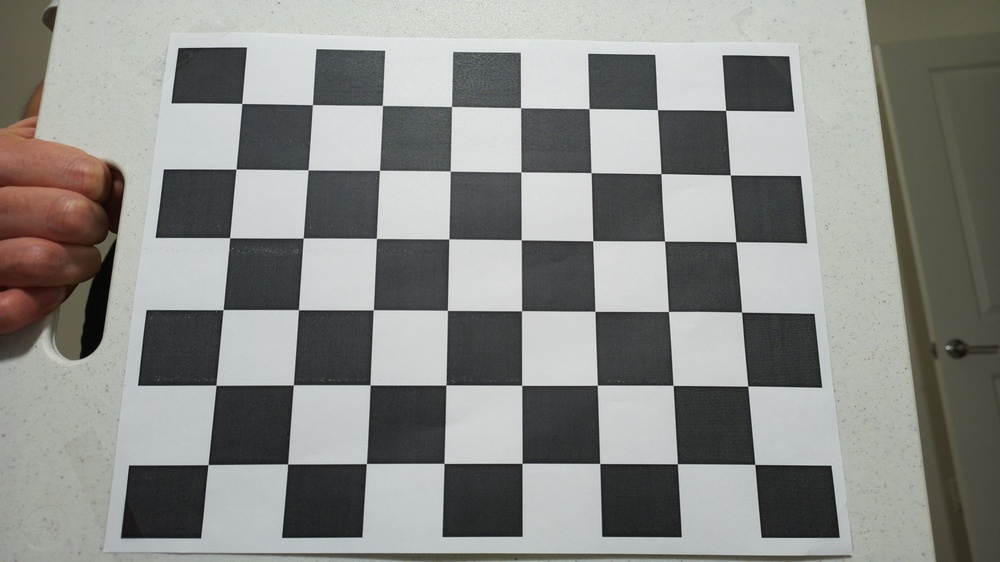
#> input picture opencv/checkerboard_with_distance/cam_30cm.jpg, 1000 x 562 px, shrunk from 4608 x 2592 before the run; its folder holds only this picture in this run
$ python pi_pose_estimation.py
#> lines starting #> are read from the running program, lines starting #| are printed output that depends on the picture; long printed decimals are rounded
import numpy as np
import cv2 as cv
import glob

# Define directory for calibration images
dir_name = 'checkerboard_with_distance'

# Given intrinsic camera matrix and distortion coefficients
camera_matrix = np.array([[1.92425010e+03, 0.00000000e+00, 2.32528385e+03],
                          [0.00000000e+00, 1.93361262e+03, 1.31522043e+03],
                          [0.00000000e+00, 0.00000000e+00, 1.00000000e+00]])
dist_coeffs = np.array([[-0.07092664, 0.12813373, 0.00166277, 0.00033397, -0.07259955]])

# Termination criteria for corner refinement
criteria = (cv.TERM_CRITERIA_EPS + cv.TERM_CRITERIA_MAX_ITER, 30, 0.001)

# Prepare object points for an 8x6 checkerboard
objp = np.zeros((6 * 8, 3), np.float32)
objp[:, :2] = np.mgrid[0:8, 0:6].T.reshape(-1, 2) * 30

# Load images from the specified directory
fnames = glob.glob('./' + dir_name + '/*.jpg')
print(f"Found {len(fnames)} images for pose estimation.")

# Process each image to estimate the pose
for fname in fnames:
    img = cv.imread(fname)
#> img is the input picture: shape (562, 1000, 3); mean B, G, R 135.6, 138.8, 137.8
    gray = cv.cvtColor(img, cv.COLOR_BGR2GRAY)
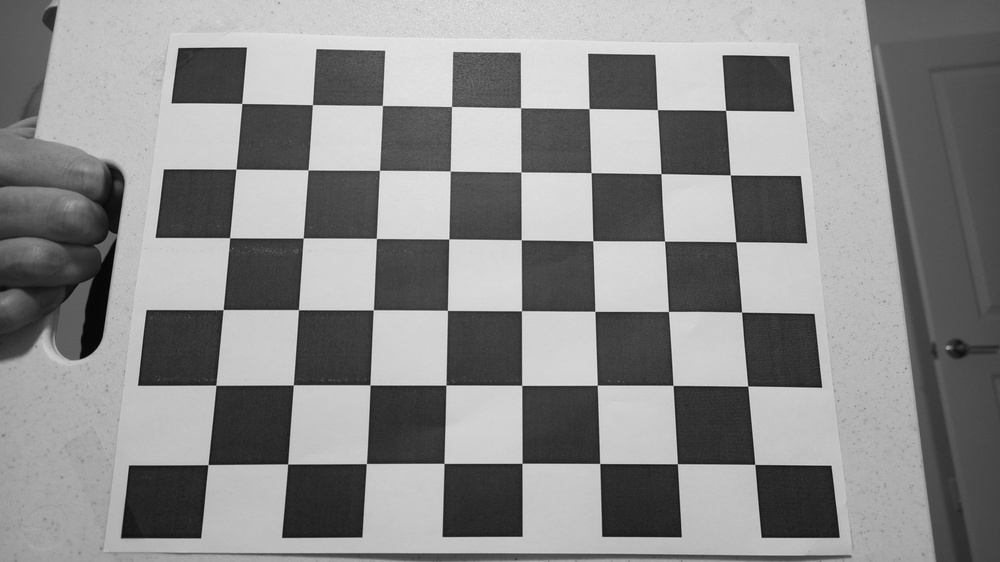
#> gray: shape (562, 1000); min 0, max 239, mean 138.1

    # Find the chessboard corners
    ret, corners = cv.findChessboardCorners(gray, (8, 6), None)
#> ret = True; corners = 48 rows, first 8: [242, 103.2], [312.3, 104.7], [382.3, 105.4], [451.5, 106.5], [520.5, 107.8], [589, 108.6], [657.4, 109.7], [725.7, 110.3]

    if ret:
        # Refine the corner locations
        corners2 = cv.cornerSubPix(gray, corners, (11, 11), (-1, -1), criteria)
#> corners2 = 48 rows, first 8: [241.8, 103.4], [312.4, 104.6], [382.4, 105.4], [451.5, 106.5], [520.6, 107.7], [589.1, 108.6], [657.4, 109.6], [725.6, 110.4]

        # Estimate the pose using solvePnP
        ret, rvecs, tvecs = cv.solvePnP(objp, corners2, camera_matrix, dist_coeffs)
#> rvecs = [1.43, -2.53, -0.0102]; tvecs = [-672.6, -395.6, 609.9]

        # Print the pose values (rotation and translation vectors)
        print(f"Pose for {fname}:")
        print("Rotation Vector:\n", rvecs)
#| Rotation Vector:
#|  [[ 1.433]
#|  [-2.525]
#|  [-0.01021]]
        print("Translation Vector:\n", tvecs)
#| Translation Vector:
#|  [[-672.552]
#|  [-395.550  ]
#|  [ 609.919]]

        # Optionally, draw the axes on the image
        axis = np.float32([[3, 0, 0], [0, 3, 0], [0, 0, -3]]).reshape(-1, 3)
        imgpts, _ = cv.projectPoints(axis, rvecs, tvecs, camera_matrix, dist_coeffs)
#> imgpts = [[405.4, 180.5], [399.8, 190.7], [405.8, 185.3]]

        # Draw the axis on the image
        corner = tuple(corners2[0].ravel().astype(int))
#> corner = (241, 103)
        imgpts = [tuple(pt.ravel().astype(int)) for pt in imgpts]
#> imgpts = [(405, 180), (399, 190), (405, 185)]

        # Draw X, Y, Z axes (RGB: Red, Green, Blue)
        img = cv.line(img, corner, imgpts[0], (255, 0, 0), 5)  # X-axis
        img = cv.line(img, corner, imgpts[1], (0, 255, 0), 5)  # Y-axis
        img = cv.line(img, corner, imgpts[2], (0, 0, 255), 5)  # Z-axis
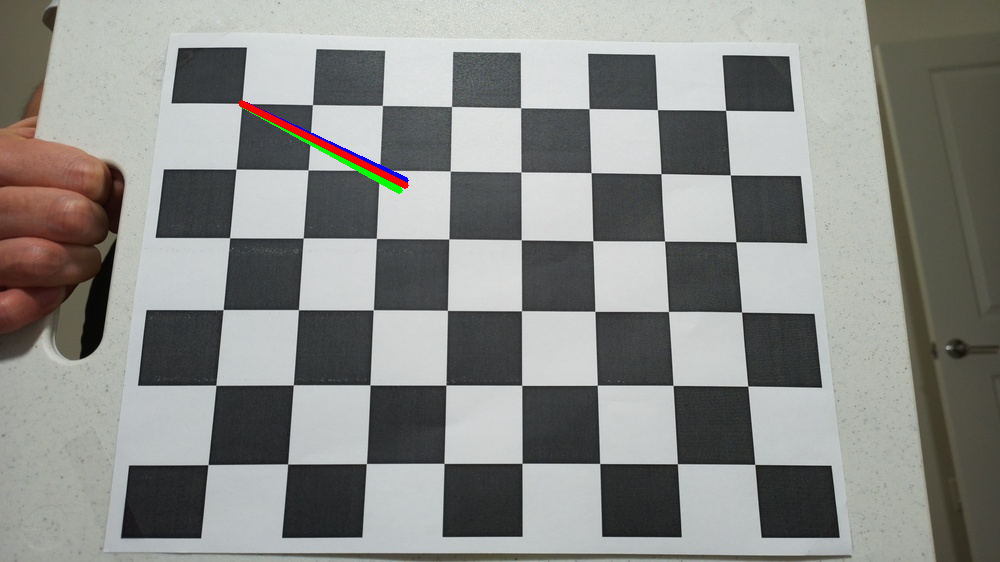
#> img: shape (562, 1000, 3); mean B, G, R 135.2, 138.4, 137.7

        # Display the image with pose estimation
        cv.imshow('Pose Estimation', img)
        cv.waitKey(0)

cv.destroyAllWindows()

$ run again, on opencv/checkerboard_with_distance/cam_60cm.jpg
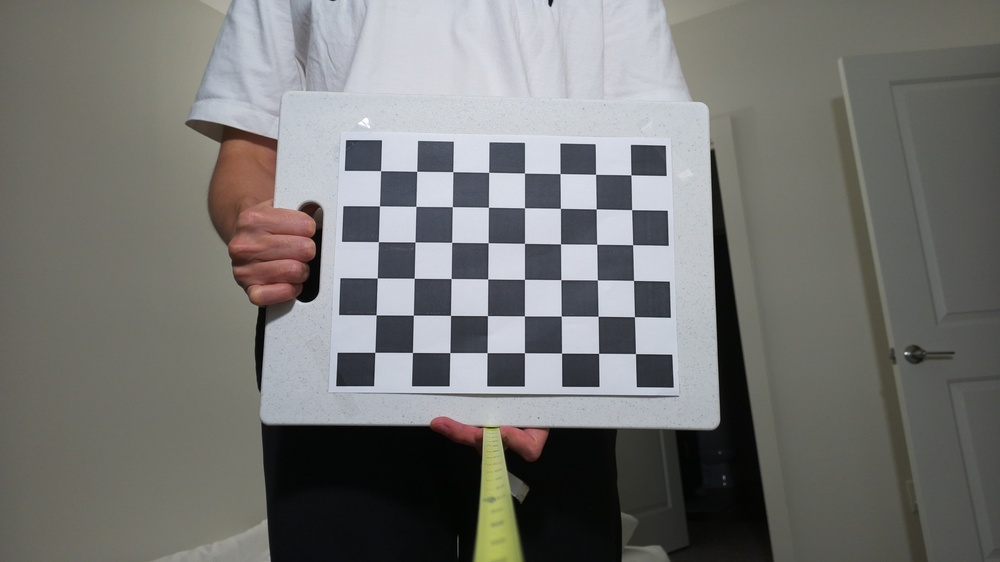
#> input picture opencv/checkerboard_with_distance/cam_60cm.jpg, 1000 x 562 px, shrunk from 4608 x 2592 before the run
#> img is the input picture: shape (562, 1000, 3); mean B, G, R 114.4, 116.8, 116.6
#> `gray = cv.cvtColor(img, cv.COLOR_BGR2GRAY)`:
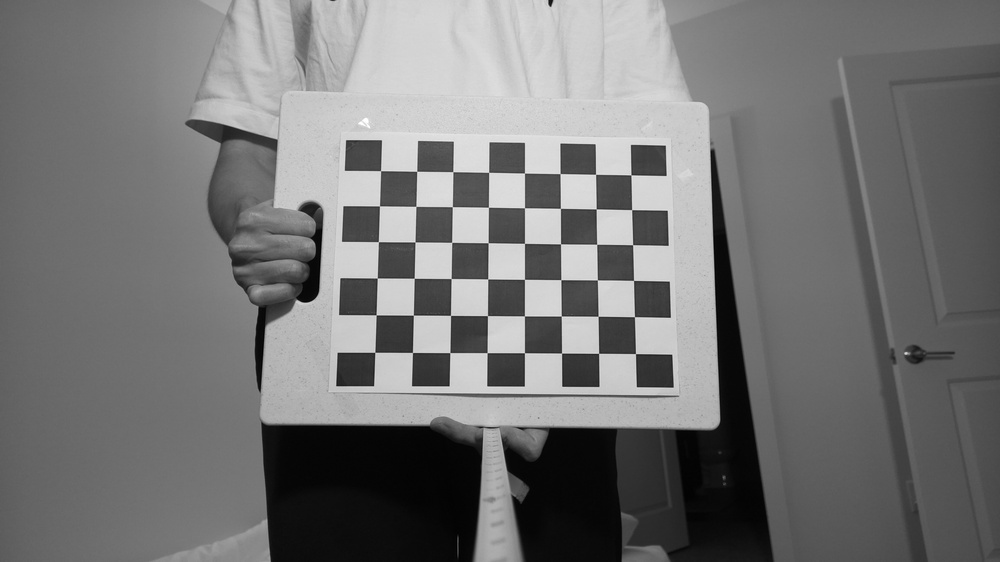
#> gray: shape (562, 1000); min 0, max 255, mean 116.5
#> ret = True; corners = 48 rows, first 8: [380.5, 170.6], [416.7, 171.3], [452.8, 171.6], [488.6, 172.4], [524.5, 173.1], [560.1, 173.6], [595.6, 174.3], [631, 174.9]
#> corners2 = 48 rows, first 8: [380.6, 170.7], [416.7, 171.3], [452.8, 171.6], [488.6, 172.4], [524.5, 173.1], [560.1, 173.6], [595.5, 174.3], [630.9, 174.8]
#> rvecs = [0.583, -1.02, 0.00747]; tvecs = [-1547, -910.4, 1415.3]
#| Rotation Vector:
#|  [[ 0.583]
#|  [-1.018]
#|  [ 0.007474]]
#| Translation Vector:
#|  [[-1547.024]
#|  [ -910.395 ]
#|  [ 1415.337]]
#> `imgpts, _ = cv.projectPoints(axis, rvecs, tvecs, camera_matrix, dist_c..`: imgpts = [[409.1, 184.5], [406.1, 188.6], [407.5, 185.7]]
#> corner = (380, 170)
#> `imgpts = [tuple(pt.ravel().astype(int)) for pt in imgpts]`: imgpts = [(409, 184), (406, 188), (407, 185)]
#> `img = cv.line(img, corner, imgpts[2], (0, 0, 255), 5)`:
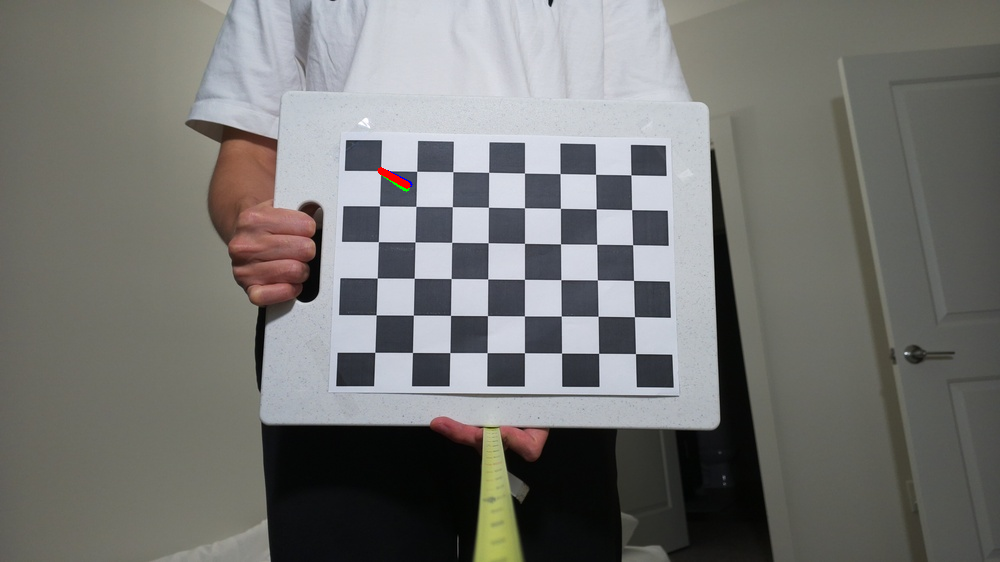
#> img: shape (562, 1000, 3); mean B, G, R 114.4, 116.8, 116.7

$ run again, on opencv/checkerboard_with_distance/wide_cam_30cm.jpg
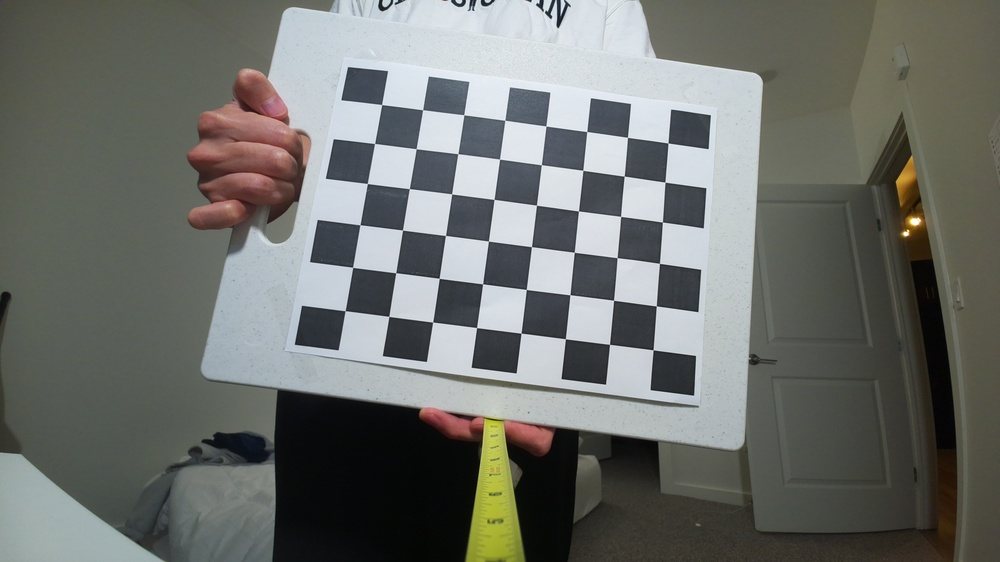
#> input picture opencv/checkerboard_with_distance/wide_cam_30cm.jpg, 1000 x 562 px, shrunk from 4608 x 2592 before the run
#> img is the input picture: shape (562, 1000, 3); mean B, G, R 107.7, 111.9, 109.6
#> `gray = cv.cvtColor(img, cv.COLOR_BGR2GRAY)`:
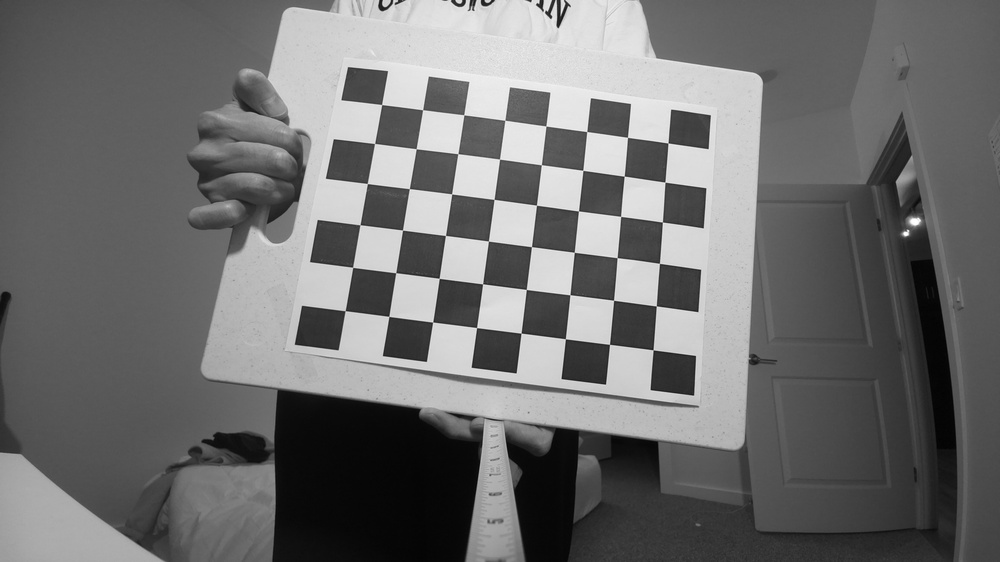
#> gray: shape (562, 1000); min 2, max 255, mean 110.8
#> ret = True; corners = 48 rows, first 8: [381.6, 104.5], [422.6, 109.7], [463.8, 114.8], [504.9, 120.3], [545.9, 126], [586.7, 131.6], [627.5, 137.3], [668, 143]
#> corners2 = 48 rows, first 8: [381.6, 104.5], [422.6, 109.7], [463.8, 114.8], [504.8, 120.3], [545.9, 126], [586.7, 131.5], [627.5, 137.4], [668, 142.9]
#> rvecs = [0.536, -0.951, 0.136]; tvecs = [-1325.9, -827.2, 1195.9]
#| Rotation Vector:
#|  [[ 0.536]
#|  [-0.9509]
#|  [ 0.1363]]
#| Translation Vector:
#|  [[-1325.947]
#|  [ -827.241]
#|  [ 1195.891]]
#> `imgpts, _ = cv.projectPoints(axis, rvecs, tvecs, camera_matrix, dist_c..`: imgpts = [[432.8, 131.5], [429.8, 136.3], [431.9, 133.1]]
#> corner = (381, 104)
#> `imgpts = [tuple(pt.ravel().astype(int)) for pt in imgpts]`: imgpts = [(432, 131), (429, 136), (431, 133)]
#> `img = cv.line(img, corner, imgpts[2], (0, 0, 255), 5)`:
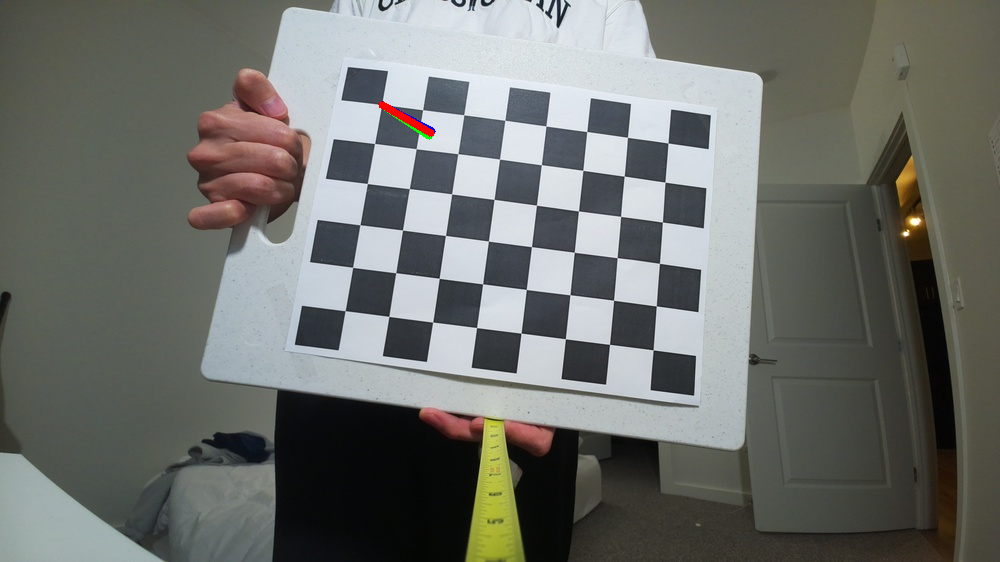
#> img: shape (562, 1000, 3); mean B, G, R 107.6, 111.8, 109.7
